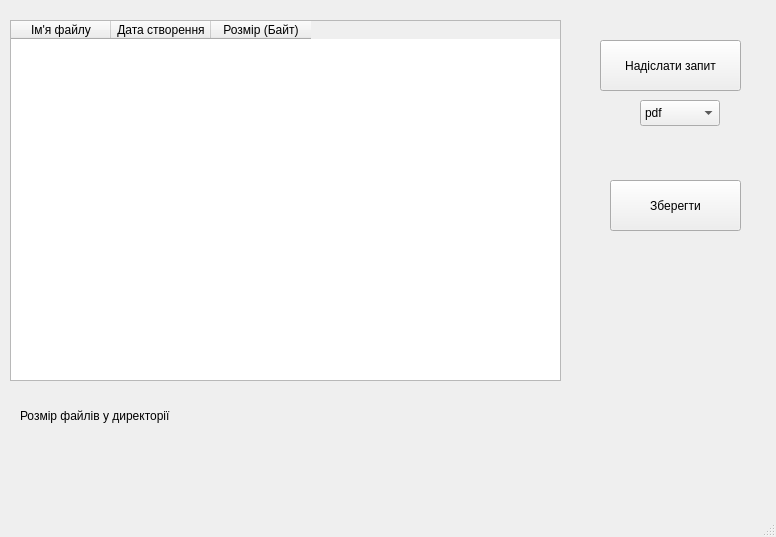
<?xml version="1.0" encoding="UTF-8"?>
<ui version="4.0">
 <class>MainWindow</class>
 <widget class="QMainWindow" name="MainWindow">
  <property name="geometry">
   <rect>
    <x>0</x>
    <y>0</y>
    <width>776</width>
    <height>537</height>
   </rect>
  </property>
  <property name="windowTitle">
   <string>MainWindow</string>
  </property>
  <widget class="QWidget" name="centralwidget">
   <widget class="QTableWidget" name="tableWidget">
    <property name="geometry">
     <rect>
      <x>10</x>
      <y>20</y>
      <width>551</width>
      <height>361</height>
     </rect>
    </property>
    <column>
     <property name="text">
      <string>Ім'я файлу</string>
     </property>
    </column>
    <column>
     <property name="text">
      <string>Дата створення</string>
     </property>
    </column>
    <column>
     <property name="text">
      <string>Розмір (Байт)</string>
     </property>
    </column>
   </widget>
   <widget class="QPushButton" name="Send_Message">
    <property name="geometry">
     <rect>
      <x>600</x>
      <y>40</y>
      <width>141</width>
      <height>51</height>
     </rect>
    </property>
    <property name="text">
     <string>Надіслати запит</string>
    </property>
   </widget>
   <widget class="QComboBox" name="comboBox">
    <property name="geometry">
     <rect>
      <x>640</x>
      <y>100</y>
      <width>80</width>
      <height>26</height>
     </rect>
    </property>
    <item>
     <property name="text">
      <string>pdf</string>
     </property>
    </item>
    <item>
     <property name="text">
      <string>pptx</string>
     </property>
    </item>
    <item>
     <property name="text">
      <string>png</string>
     </property>
    </item>
    <item>
     <property name="text">
      <string>txt</string>
     </property>
    </item>
    <item>
     <property name="text">
      <string>jpg</string>
     </property>
    </item>
    <item>
     <property name="text">
      <string>docx</string>
     </property>
    </item>
   </widget>
   <widget class="QLabel" name="label">
    <property name="geometry">
     <rect>
      <x>20</x>
      <y>390</y>
      <width>231</width>
      <height>51</height>
     </rect>
    </property>
    <property name="text">
     <string>Розмір файлів у директорії</string>
    </property>
   </widget>
   <widget class="QPushButton" name="Save">
    <property name="geometry">
     <rect>
      <x>610</x>
      <y>180</y>
      <width>131</width>
      <height>51</height>
     </rect>
    </property>
    <property name="text">
     <string>Зберегти</string>
    </property>
   </widget>
  </widget>
  <widget class="QMenuBar" name="menubar">
   <property name="geometry">
    <rect>
     <x>0</x>
     <y>0</y>
     <width>776</width>
     <height>26</height>
    </rect>
   </property>
  </widget>
  <widget class="QStatusBar" name="statusbar"/>
 </widget>
 <resources/>
 <connections/>
</ui>
